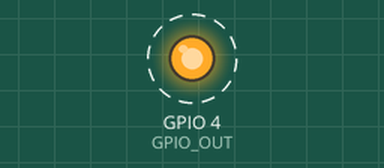
The program below on a simulated Raspberry Pi (BCM pin numbers). On the bench: output pins drawn as LEDs (lit = HIGH). Dashed ring = blinking.

Above: at 0.5 s.
Timing chart, 0 to 4.6 s (numbered marks = the images above):
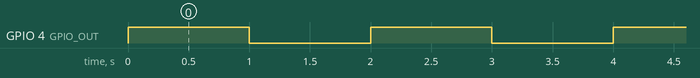

Measured:
- by itself, GPIO 4 (GPIO_OUT): alternates HIGH for 1.0 s and LOW for 1.0 s

The program:

led_on.py
```python
import RPi.GPIO as GPIO
import time

GPIO.setmode(GPIO.BCM)
GPIO.setup(4, GPIO.OUT)

GPIO_OUT = 4

try:
  while True:
    GPIO.output(GPIO_OUT, GPIO.HIGH)
    time.sleep(1)
    GPIO.output(GPIO_OUT, GPIO.LOW)
    time.sleep(1)

except KeyboardInterrupt:
  GPIO.cleanup()
```
